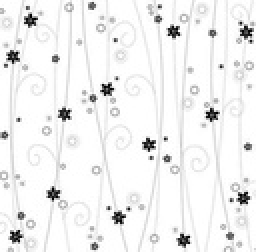
%> input picture CAP 8/patronG.jpg, 128 x 126 px, shrunk from 674 x 665 before the run (shown 2 times larger); the run also reads 1 picture not shown here
$ octave prog8_6.m   (GNU Octave 9; MATLAB toolbox functions it lacks are replaced by stand-ins)
%> lines starting %> are read from the running program, lines starting %| are printed output that depends on the picture
%Programa que permite calcular el coeficiente de
%correlaci髇 entre I(x,y) y R(i,j)
% Autores: Erik Cuevas, Omar Avalos, Arturo Valdivia y Primitivo D韆z
%%%%%%%%%%%%%%%%%%%%%%%%%%%%%%%%%%%%%%%%%%%%%%%%%
clear all
I1=imread('patronG.jpg');
%> I1 is the input picture: size 126x128x3 uint8; min 0, max 255, mean 240.8
Im=rgb2gray(I1);
I2=imread('patronS.jpg');
T=rgb2gray(I2);
%> T = [255 244 245 176 227 250 253 250; 248 255 221 0 127 251 254 254; 247 233 210 14 38 155 56 126; 220 27 29 44 45 0 13 127; 247 163 20 77 115 29 168 255; 255 131 0 38 56 9 4 175; 255 127 111 95 7 187 109 187; 254 254 255 152 63 255 255 255; 254 249 250 240 235 253 248 253]
%Se Obtiene la dimensi髇 de la imagen
[m n]=size(Im);
%> m = 126; n = 128
%Se convierte a double para evitar problemas num閞icos
Imd=double(Im);
Td=double(T);
%> Td has the same summary as T
%Se obtiene el tama駉 de la imagen de referencia
[mt nt]=size(T);
%> mt = 9; nt = 8
%Se inicializa las variables de acumulaci髇 a cero
suma1=0;
suma2=0;
suma3=0;

%Se calcula la media de la imagen de referencia
MT=mean(mean(Td));
%> MT = 161.7

for re=1:m-mt
    for co=1:n-nt

        for re1=0:mt-1
            for co1=0:nt-1
%Se obtiene la matriz correspondiente de la imagen de referencia
              Itemp(re1+1,co1+1)=Imd(re+re1,co+co1);
            end
        end
        %Se calcula la media de la imagen correspondiente
        MI=mean(mean(Itemp));
       for re1=0:mt-1
            for co1=0:nt-1
   suma1=(Itemp(re1+1,co1+1)-MI)*(Td(re1+1,co1+1)-MT)+suma1;
              suma2=((Itemp(re1+1,co1+1)-MI)^2)+suma2;
              suma3=((Td(re1+1,co1+1)-MT)^2)+suma3;
            end
       end
        %Se calcula el coeficiente de correlaci髇 seg鷑 8.8
      CL(re,co)=suma1/((sqrt(suma2)*sqrt(suma3))+eps);
        %Se resetean las variables de acumulaci髇
        suma1=0;
        suma2=0;
        suma3=0;
    end
end
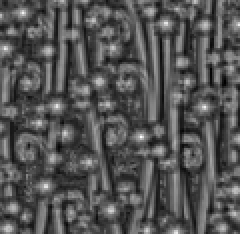
%> CL: size 117x120 double (shown 2 times larger); min -0.523, max 0.967, mean -0.0284; drawn with min black and max white
%> after the loop, Itemp = [252 253 253 255 246 240 254 255; 253 253 253 255 248 237 254 253; 251 255 255 254 247 232 254 255; 255 250 254 255 252 232 253 253; 225 237 254 254 255 234 245 255; 184 185 246 255 250 237 247 255; 201 177 237 254 254 240 244 255; 200 222 255 255 253 245 236 255; 253 255 253 254 255 252 238 249]
%Se transforma linealmente el contenido de a [0,1]
CLN=mat2gray(CL);
imshow(CLN)
